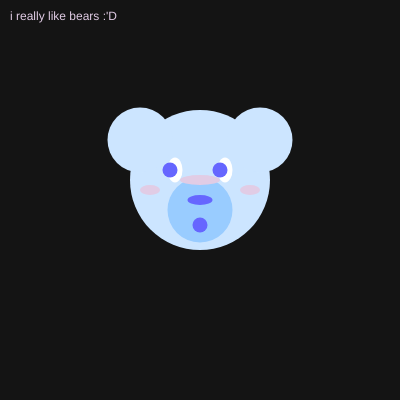
Frame 1 (no input)
Frame 60 (no input): identical to frame 1, image omitted
Frame 120 (the mouse pressed at the canvas centre since frame 60): identical to frame 1, image omitted

The p5.js sketch that drew this single still picture (run headless with seeded random() and noise() and a simulated clock; from frame 60 on, the mouse is pressed at the canvas centre):

// p5.js sketch
// ── sketch.js
function setup() {
  createCanvas(400, 400);
}

function draw() {
  background(20);

  //head!
  fill(204, 229, 255)
  noStroke();
  ellipse(200, 180, 140, 140);

  fill(955);
  
  //eyes!
  noStroke();
  ellipse(175, 170, 15, 25);
  ellipse(225, 170, 15, 25);
  
  push()
  fill(102, 102, 255)
  circle(170,170,15)
    circle(220,170,15)
  pop()
  
  fill(0);

  //ears!!
  noStroke();
    fill(204, 229, 255)
  circle(140, 140, 65);
 circle(260, 140, 65);

  //snout!
push()
    fill(153, 204, 255)
   noStroke();
  circle(200, 210, 65);
 pop()

  //nose & mouth
  push()
    fill(102, 102, 255)
 
  ellipse(200, 200, 25, 10);
    circle(200, 225, 15);
 pop()

  //blush
  push()
  fill(225, 204, 229)
  noStroke();
  ellipse(200, 180, 40, 10);

  fill(225, 204, 229)
  noStroke();
  ellipse(150, 190, 20, 10);

   fill(225, 204, 229)
  noStroke();
  ellipse(250, 190, 20, 10);
  (pop)

  text("i really like bears :'D ",10,20);
}
